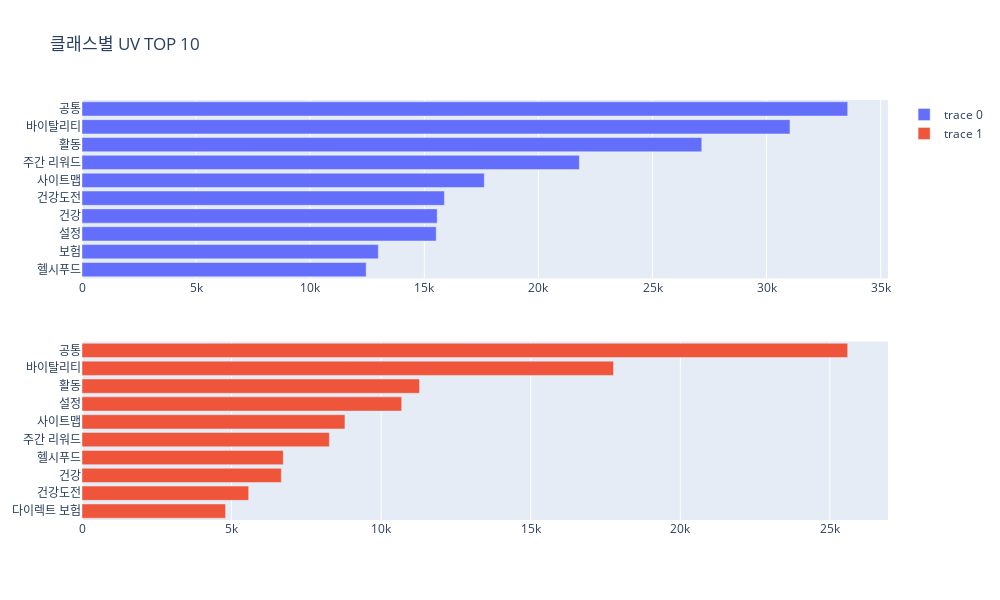

The notebook cell saved with this chart:
### Markdown cell above
### 1-2. 카테고리별 UV

### Code cell
# 카테고리별 월별 UV (방문여부)

# 월별 카테고리별 class별 UV수
category_df = df[['카테고리1', 'month', 'class', 'PartyId']].groupby(['month', '카테고리1', 'class'], as_index=True)['PartyId'].nunique().to_frame()
category_df.columns=['순페이지수']

# 카테고리별 월 평균 UV
category_df = category_df.reset_index()
category_df = category_df.groupby(['카테고리1','class'], as_index=True).mean().round(1)
category_df = category_df.reset_index()

# 클래스별 TOP K Visualization 
k = 10
col = '순페이지수'

fig = make_subplots(rows=2, cols=1)
for i in range(1,3):
    cl = i-1
    tmp_df = category_df[category_df['class']==cl]
    rank_df = tmp_df.sort_values(by=[col], ascending=False)[:k]
    rank_df = rank_df.sort_values(by=[col])

    fig.append_trace(go.Bar(
        x=rank_df[col].values,
        y=rank_df['카테고리1'].values,
        orientation='h'
    ), row=i, col=1)

fig.update_layout(height=600, width=1000, title_text="클래스별 UV TOP "+str(k))
fig.show()

### Figure 1 — Plotly figure (JSON) as saved in the notebook; plotly's stock layout.template omitted (floating-point values rounded to 4 significant figures)
{"data": [{"orientation": "h", "type": "bar", "x": [12450.0, 12985, 15522, 15565, 15880.0, 17630.0, 21790.0, 27160.0, 31020.0, 33554], "xaxis": "x", "y": ["헬시푸드", "보험", "설정", "건강", "건강도전", "사이트맵", "주간 리워드", "활동", "바이탈리티", "공통"], "yaxis": "y"}, {"orientation": "h", "type": "bar", "x": [4799.0, 5572.0, 6663.0, 6729.0, 8269.0, 8790, 10690.0, 11280.0, 17770.0, 25600.0], "xaxis": "x2", "y": ["다이렉트 보험", "건강도전", "건강", "헬시푸드", "주간 리워드", "사이트맵", "설정", "활동", "바이탈리티", "공통"], "yaxis": "y2"}], "layout": {"height": 600, "title": {"text": "클래스별 UV TOP 10"}, "width": 1000, "xaxis": {"anchor": "y", "autorange": true, "domain": [0, 1], "range": [0, 35320], "type": "linear"}, "xaxis2": {"anchor": "y2", "autorange": true, "domain": [0, 1], "range": [0, 26940.0], "type": "linear"}, "yaxis": {"anchor": "x", "autorange": true, "domain": [0.575, 1], "range": [-0.5, 9.5], "type": "category"}, "yaxis2": {"anchor": "x2", "autorange": true, "domain": [0, 0.425], "range": [-0.5, 9.5], "type": "category"}}}
